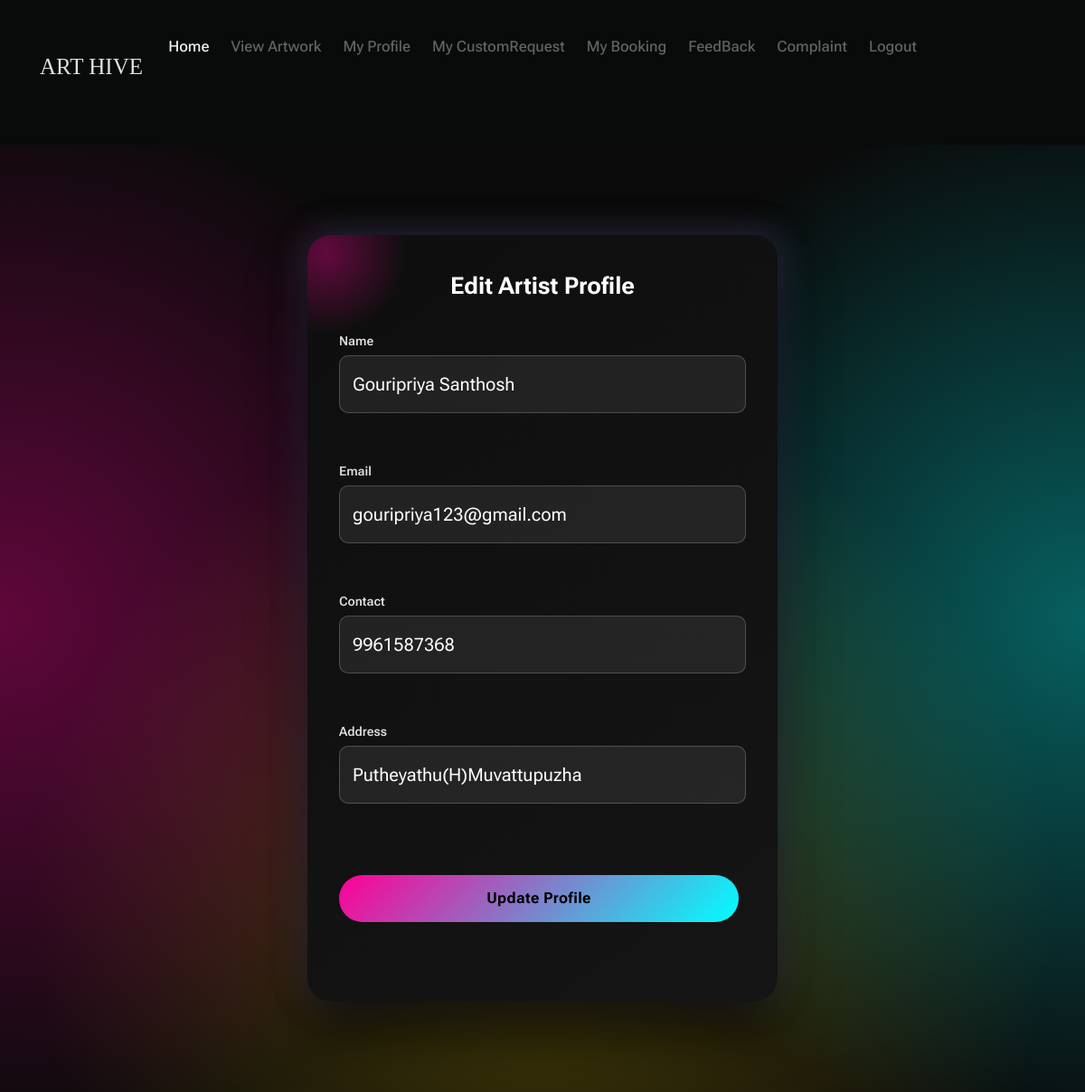
Screenshot of /User/EditProfile/ (signed in) with the database file from the repository.
### Guest/models.py (models this page shows)
class tbl_user(models.Model):
    user_name = models.CharField(max_length=200)
    user_email = models.CharField(max_length=200)
    user_contact = models.CharField(max_length=200)
    user_address = models.CharField(max_length=200)
    user_password = models.CharField(max_length=200)
    user_photo = models.FileField(upload_to="Assets/UserDocs/")
    place = models.ForeignKey(tbl_place,on_delete=models.CASCADE)

### User/views.py (the view)
# urls.py: path('EditProfile/',views.EditProfile,name="EditProfile"),
def EditProfile(request):
    userData = tbl_user.objects.get(id=request.session['uid'])
    if request.method == "POST":
        name = request.POST.get("txt_name")
        email = request.POST.get("txt_email")
        contact = request.POST.get("txt_contact")
        address = request.POST.get("txt_address")
        checkeditprofile=tbl_user.objects.filter(user_email=request.POST.get("txt_email")).count()
        if checkeditprofile > 0:
            return render(request,"User/EditProfile.html",{'msg':"Email already existed"})
        else:
            userData.user_name = name
            userData.user_email = email
            userData.user_contact = contact
            userData.user_address = address
            userData.save()
            return render(request,'User/EditProfile.html',{"msg":"Profile Updated.."})
    else:
        return render(request,'User/EditProfile.html',{'user':userData})

### User/Templates/User/EditProfile.html (shortened to what this page needs)
{% extends 'User/Header.html' %}
{% block content %}
<head>
</head>
<div class="full-width-reset">
    <div class="edit-art-canvas">
        <div class="edit-art-card">
            <div class="edit-art-title">Edit Artist Profile</div>
            <form method="POST" class="edit-art-form">
                <div class="edit-art-group">
                    <label>Name</label>
                    <input type="text" name="txt_name" placeholder="Enter your Name" required
                           value="{{ user.user_name }}">
                </div>
                <div class="edit-art-group">
                    <label>Email</label>
                    <input type="email" name="txt_email" placeholder="Enter your Email" required
                           value="{{ user.user_email }}">
                </div>
                <div class="edit-art-group">
                    <label>Contact</label>
                    <input type="text" name="txt_contact" placeholder="Enter your Contact number" required
                           value="{{ user.user_contact }}">
                </div>
                <div class="edit-art-group">
                    <label>Address</label>
                    <input type="text" name="txt_address" placeholder="Enter your Address" required
                           value="{{ user.user_address }}">
                </div>
                <button type="submit" class="edit-art-btn">
                    Update Profile
                </button>
            </form>
        </div>
    </div>
</div>
{% endblock %}

### User/Templates/User/EditProfile.html (style rules this page uses)
.full-width-reset { width: 100vw; margin-left: calc(-50vw + 50%); }
.edit-art-canvas { min-height: 100vh; width: 100%; padding: 100px 20px; display: flex; justify-content: center; align-items: center; background: radial-gradient(circle at 0% 50%, rgba(255, 0, 150, 0.35), transparent 45%), radial-gradient(circle at 100% 50%, rgba(0, 255, 255, 0.35), transparent 45%), radial-gradient(circle at 50% 80%, rgba(255, 215, 0, 0.25), transparent 55%), linear-gradient(180deg, #0a0a0a, #0a0a0a); }
.edit-art-card { width: 100%; max-width: 520px; padding: 40px 35px; border-radius: 26px; background: linear-gradient(145deg, #0e0e0e, #151515); box-shadow: 0 30px 60px rgba(0,0,0,0.75), 0 0 45px rgba(255,0,150,0.18), 0 0 45px rgba(0,255,255,0.18); position: relative; overflow: hidden; }
.edit-art-card::before { content: ""; position: absolute; top: -70px; left: -70px; width: 180px; height: 180px; background: radial-gradient(circle, #ff0096, transparent 70%); opacity: 0.35; border-radius: 50%; }
.edit-art-title { text-align: center; font-size: 26px; font-weight: 700; color: #fff; margin-bottom: 35px; }
.edit-art-form { display: flex; flex-direction: column; gap: 22px; }
.edit-art-group label { color: #ddd; font-size: 14px; font-weight: 600; margin-bottom: 6px; display: block; }
.edit-art-group input { width: 100%; padding: 12px 14px; border-radius: 10px; background: rgba(255,255,255,0.08); border: 1px solid rgba(255,255,255,0.2); color: #fff; outline: none; }
.edit-art-btn { margin-top: 25px; padding: 14px; border-radius: 999px; background: linear-gradient(135deg, #ff0096, #00ffff); color: #000; border: none; font-weight: 700; cursor: pointer; }

### rows the page displays
tbl_user: txt_name "Gouripriya Santhosh", txt_email "gouripriya123@gmail.com", txt_contact "9961587368", txt_address "Putheyathu(H)Muvattupuzha"
